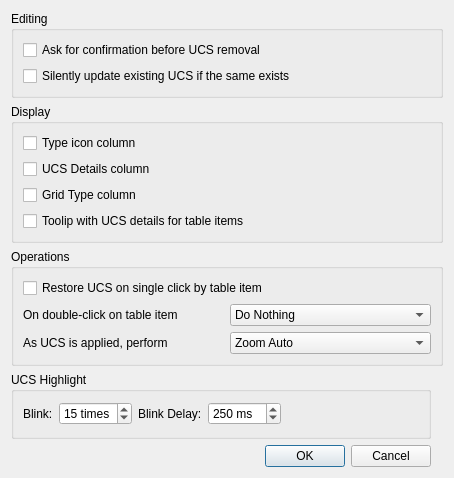
<?xml version="1.0" encoding="UTF-8"?>
<ui version="4.0">
 <class>LC_DlgUCSListOptions</class>
 <widget class="QDialog" name="LC_DlgUCSListOptions">
  <property name="geometry">
   <rect>
    <x>0</x>
    <y>0</y>
    <width>454</width>
    <height>478</height>
   </rect>
  </property>
  <property name="windowTitle">
   <string>UCS List Options</string>
  </property>
  <layout class="QGridLayout" name="gridLayout">
   <item row="2" column="0" colspan="3">
    <widget class="QGroupBox" name="groupBox">
     <property name="title">
      <string>Display</string>
     </property>
     <layout class="QGridLayout" name="gridLayout_2">
      <item row="3" column="0" colspan="2">
       <widget class="QCheckBox" name="cbShowTooltip">
        <property name="toolTip">
         <string>If show, tooltip with additional information about view will be shown for table item.</string>
        </property>
        <property name="text">
         <string>Toolip with UCS details for table items</string>
        </property>
       </widget>
      </item>
      <item row="0" column="0">
       <widget class="QCheckBox" name="cbShowTypeIcon">
        <property name="toolTip">
         <string>If checked, the column with icon for type of view will be shown in the table. </string>
        </property>
        <property name="text">
         <string>Type icon column</string>
        </property>
       </widget>
      </item>
      <item row="1" column="0">
       <widget class="QCheckBox" name="cbShowPositionAndAngle">
        <property name="toolTip">
         <string>If checked, column with details of UCS origin and angle will be shown in the table</string>
        </property>
        <property name="text">
         <string>UCS Details column</string>
        </property>
       </widget>
      </item>
      <item row="2" column="0">
       <widget class="QCheckBox" name="cbShowGridType">
        <property name="toolTip">
         <string>If checked, the column with type of grid for ucs will be shown</string>
        </property>
        <property name="text">
         <string>Grid Type column</string>
        </property>
       </widget>
      </item>
     </layout>
    </widget>
   </item>
   <item row="6" column="0">
    <widget class="QDialogButtonBox" name="buttonBox">
     <property name="orientation">
      <enum>Qt::Horizontal</enum>
     </property>
     <property name="standardButtons">
      <set>QDialogButtonBox::Cancel|QDialogButtonBox::Ok</set>
     </property>
    </widget>
   </item>
   <item row="0" column="0" colspan="3">
    <widget class="QGroupBox" name="groupBox_2">
     <property name="title">
      <string>Editing</string>
     </property>
     <layout class="QGridLayout" name="gridLayout_3">
      <item row="0" column="0">
       <widget class="QCheckBox" name="cbRemovalConfirmation">
        <property name="toolTip">
         <string>If selected, confirmation dialog will be shown on removal of the view. Otherwise, view will be removed silently. </string>
        </property>
        <property name="text">
         <string>Ask for confirmation before UCS removal</string>
        </property>
       </widget>
      </item>
      <item row="1" column="0">
       <widget class="QCheckBox" name="cbSilentUpdate">
        <property name="toolTip">
         <string>If checked and during creation the view with entered name already exists, it will be updated by new position. Otherwise, unique name of new view will be required.</string>
        </property>
        <property name="text">
         <string>Silently update existing UCS if the same exists</string>
        </property>
       </widget>
      </item>
     </layout>
    </widget>
   </item>
   <item row="3" column="0" colspan="3">
    <widget class="QGroupBox" name="groupBox_3">
     <property name="title">
      <string>Operations</string>
     </property>
     <layout class="QGridLayout" name="gridLayout_4">
      <item row="2" column="1">
       <widget class="QComboBox" name="cbUCSApplyPolicy">
        <property name="toolTip">
         <string>Defines how drawing's view should behave after UCS is applied</string>
        </property>
        <item>
         <property name="text">
          <string>Zoom Auto</string>
         </property>
        </item>
        <item>
         <property name="text">
          <string>Pan, UCS Origin in Center</string>
         </property>
        </item>
        <item>
         <property name="text">
          <string>Pan, UCS Origin in Left-Bottom</string>
         </property>
        </item>
       </widget>
      </item>
      <item row="0" column="0" colspan="2">
       <widget class="QCheckBox" name="cbSingleClickRestore">
        <property name="toolTip">
         <string>If enabled, click on the view table item will restore view. Otherwise, view should be restored explicitly.</string>
        </property>
        <property name="text">
         <string>Restore UCS on single click by table item</string>
        </property>
       </widget>
      </item>
      <item row="1" column="0">
       <widget class="QLabel" name="lblDoubleClick">
        <property name="text">
         <string>On double-click on table item</string>
        </property>
       </widget>
      </item>
      <item row="1" column="1">
       <widget class="QComboBox" name="cbDoubleClickPolicy">
        <property name="toolTip">
         <string>Defines which action should be performed on double click on view item of the table. </string>
        </property>
        <item>
         <property name="text">
          <string>Do Nothing</string>
         </property>
        </item>
        <item>
         <property name="text">
          <string>Edit UCS</string>
         </property>
        </item>
        <item>
         <property name="text">
          <string>Apply UCS</string>
         </property>
        </item>
        <item>
         <property name="text">
          <string>Highlight UCS</string>
         </property>
        </item>
       </widget>
      </item>
      <item row="2" column="0">
       <widget class="QLabel" name="label">
        <property name="text">
         <string>As UCS is applied, perform</string>
        </property>
       </widget>
      </item>
     </layout>
    </widget>
   </item>
   <item row="4" column="0">
    <widget class="QGroupBox" name="groupBox_4">
     <property name="title">
      <string>UCS Highlight</string>
     </property>
     <layout class="QGridLayout" name="gridLayout_5">
      <item row="0" column="3">
       <widget class="QSpinBox" name="sbHighlightBlinkDelay">
        <property name="toolTip">
         <string>Defines delay between UCS marker blinks</string>
        </property>
        <property name="suffix">
         <string> ms</string>
        </property>
        <property name="minimum">
         <number>50</number>
        </property>
        <property name="maximum">
         <number>1000</number>
        </property>
        <property name="singleStep">
         <number>25</number>
        </property>
        <property name="value">
         <number>250</number>
        </property>
       </widget>
      </item>
      <item row="0" column="0">
       <widget class="QLabel" name="label_2">
        <property name="text">
         <string>Blink:</string>
        </property>
       </widget>
      </item>
      <item row="0" column="2">
       <widget class="QLabel" name="label_3">
        <property name="text">
         <string>Blink Delay:</string>
        </property>
       </widget>
      </item>
      <item row="0" column="1">
       <widget class="QSpinBox" name="sbHighlightBlinkCount">
        <property name="toolTip">
         <string>Defines amount of blinks of UCS marker for UCS highlighting</string>
        </property>
        <property name="suffix">
         <string> times</string>
        </property>
        <property name="minimum">
         <number>3</number>
        </property>
        <property name="maximum">
         <number>30</number>
        </property>
        <property name="value">
         <number>15</number>
        </property>
       </widget>
      </item>
      <item row="0" column="4">
       <spacer name="horizontalSpacer_2">
        <property name="orientation">
         <enum>Qt::Horizontal</enum>
        </property>
        <property name="sizeHint" stdset="0">
         <size>
          <width>0</width>
          <height>20</height>
         </size>
        </property>
       </spacer>
      </item>
     </layout>
    </widget>
   </item>
  </layout>
 </widget>
 <resources/>
 <connections>
  <connection>
   <sender>buttonBox</sender>
   <signal>accepted()</signal>
   <receiver>LC_DlgUCSListOptions</receiver>
   <slot>accept()</slot>
   <hints>
    <hint type="sourcelabel">
     <x>248</x>
     <y>254</y>
    </hint>
    <hint type="destinationlabel">
     <x>157</x>
     <y>274</y>
    </hint>
   </hints>
  </connection>
  <connection>
   <sender>buttonBox</sender>
   <signal>rejected()</signal>
   <receiver>LC_DlgUCSListOptions</receiver>
   <slot>reject()</slot>
   <hints>
    <hint type="sourcelabel">
     <x>316</x>
     <y>260</y>
    </hint>
    <hint type="destinationlabel">
     <x>286</x>
     <y>274</y>
    </hint>
   </hints>
  </connection>
 </connections>
</ui>
